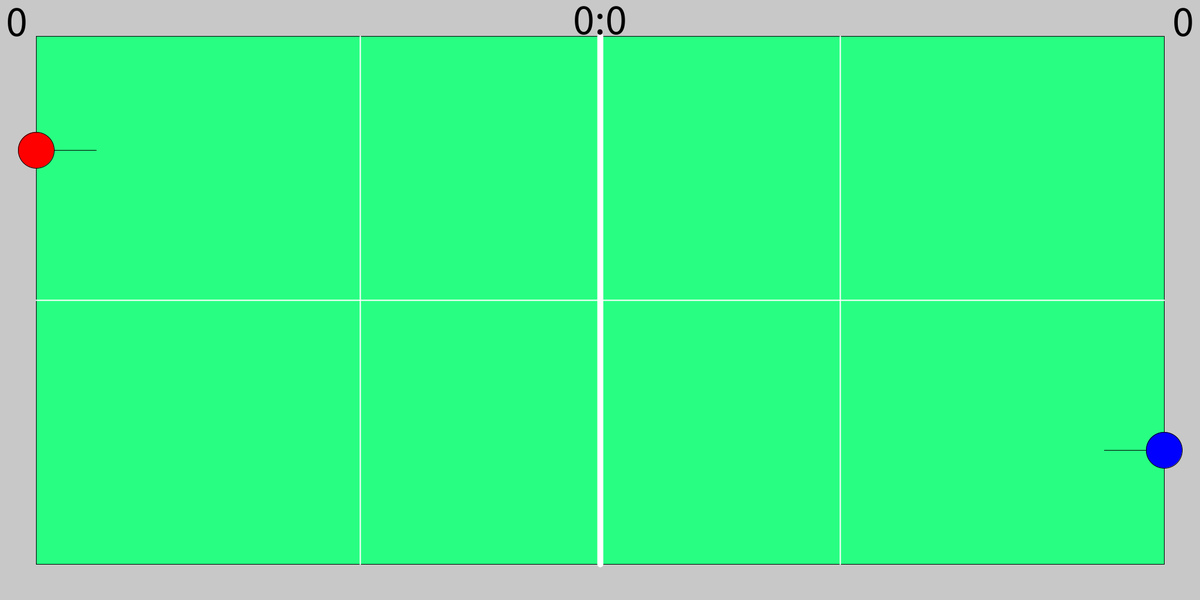
Frame 1 (no input)
Frame 60 (the mouse pressed at the canvas centre just before this capture): identical to frame 1, image omitted
Frame 120 (the mouse held since frame 60 and released just before this capture): identical to frame 1, image omitted

The Processing sketch that drew this single still picture (run headless with seeded random() and noise(); from frame 60 on, the mouse is pressed at the canvas centre):

// Processing sketch: tennis_boredom
// ── tennis_boredom.pde

//      red                  blue
int[] player1 = new int[2], player2 = new int[2], score = {0, 0}, games = {0, 0};
float[] prAgs = new float[2], ball = new float[4];

int out = 60, angWid = 100, serviceLine = 400, playerSize = 60, moveBall = 10, moveby = 10, ballWid = 30;

float angBy = 0.1;

boolean serving = true, playing = false, playerToHit = false;


int[] keys = {87, 83, 65, 68, 86, 67, 38, 40, 37, 39, 44, 46};

int[] scoring = {0, 15, 30, 40, 60};


boolean[] keysPressed = {
  false, // w
  false, // s
  false, // a
  false, // d
  false, // v
  false, // c
  
  false, // up
  false, // down
  false, // left
  false, // right
  false, // ,
  false, // .
};

void setup(){
  
  size(2000, 1000);
  
  player1[0] = playerSize;
  player1[1] = height/4;
  
  player2[0] = width-playerSize;
  player2[1] = 3*height/4;
  
  prAgs[0] = 0;
  prAgs[1] = (float)Math.PI;
  
}

void bkg(){
  fill(40, 255, 130);
  rect(out, out, width/2-out, height-2*out);
  rect(width/2, out, width/2-out, height-2*out);
  
  strokeWeight(10);
  stroke(255);
  line(width/2, out, width/2, height-out);
  
  strokeWeight(2);
  line(out, height/2, width-out, height/2);
  line(width/2 - serviceLine, out, width/2 - serviceLine, height-out);
  line(width/2 + serviceLine, out, width/2 + serviceLine, height-out);
 
  strokeWeight(1);
  stroke(0);
  
  frameRate(100);
  
}

void drawPlayers(){ // player1: wasd + qe, player2: arrow keys + shift/slash
  
  fill(0);
  line(player1[0], player1[1], cos(prAgs[0])*angWid + player1[0], sin(prAgs[0])*angWid + player1[1]);
  fill(255, 0, 0);
  ellipse(player1[0], player1[1], playerSize, playerSize);
  
  fill(0);
  line(player2[0], player2[1], cos(prAgs[1])*angWid + player2[0], sin(prAgs[1])*angWid + player2[1]);
  fill(0, 0, 255);
  ellipse(player2[0], player2[1], playerSize, playerSize);

}

void keyPressed(){
  for (int i = 0; i < 12; i++){
    if (keyCode == keys[i]){ keysPressed[i] = true; }
  }
}

void movePlayers(){
  
  if(player1[1] > playerSize/2 && keysPressed[0]) player1[1] -= moveby; // up
  if(player1[1] < height-playerSize/2 && keysPressed[1]) player1[1] += moveby; // down
  if(player1[0] > playerSize/2 && keysPressed[2]) player1[0] -= moveby; // left
  if(player1[0] < width/2-playerSize/2 && keysPressed[3]) player1[0] += moveby; // right
  
  if(player2[1] > playerSize/2 && keysPressed[6]) player2[1] -= moveby; // up
  if(player2[1] < height-playerSize/2 && keysPressed[7]) player2[1] += moveby; // down
  if(player2[0] > width/2 + playerSize/2 && keysPressed[8]) player2[0] -= moveby; // left 
  if(player2[0] < width-playerSize/2 && keysPressed[9])player2[0] += moveby; // right
  
  if(keysPressed[4] && prAgs[0] < Math.PI/2) prAgs[0] += angBy;
  if(keysPressed[5] && prAgs[0] > -Math.PI/2) prAgs[0] -= angBy;
  
  if(keysPressed[10] && prAgs[1] > Math.PI/2) prAgs[1] -= angBy;
  if(keysPressed[11] && prAgs[1] < 3*Math.PI/2) prAgs[1] += angBy;
  
}

void keyReleased(){
  for (int i = 0; i < 12; i++){
    if (keyCode == keys[i]){
      keysPressed[i] = false;
    }
  }
}

void showBall(){
  
  fill(255, 255, 0);
  ellipse(ball[0], ball[1], ballWid, ballWid);
  
  ball[0] += ball[2];
  ball[1] += ball[3];
  
  
  if (ball[0] > width || ball[0] < 0 || ball[1] < 0 || ball[1] > height){
    playing = false;
    playerToHit = !serving;
    if (ball[0] < width/2){
      score[1] ++;
    }else{
      score[0] ++;
    }
    
    if(score[0] == 4){
      score[0] = 0;
      score[1] = 0;
      games[0] ++;
      serving = !serving;
    }
    if(score[1] == 4){
      score[0] = 0;
      score[1] = 0;
      games[1] ++;
      serving = !serving;
    }
    
    
  }
  
  // player1
  if (playerToHit){
    if (sqrt(pow(ball[0] - player1[0], 2) + pow(ball[1] - player1[1], 2)) <= playerSize/2 + ballWid/2){
      ball[2] = cos(prAgs[0]) * moveBall;
      ball[3] = sin(prAgs[0]) * moveBall;
      playerToHit = !playerToHit;
    }
  }
  // player2
  else{
    if (sqrt(pow(ball[0] - player2[0], 2) + pow(ball[1] - player2[1], 2)) <= playerSize/2 + ballWid/2){
      ball[2] = cos(prAgs[1]) * moveBall;
      ball[3] = sin(prAgs[1]) * moveBall;
      playerToHit = !playerToHit;
    }
  }
  
}

void play(){
  
  if(!playing){
    
    if(keyPressed && key == ' '){
      if(serving){
        ball[0] = player1[0];
        ball[1] = player1[1];
        ball[2] = cos(prAgs[0]) * moveBall;
        ball[3] = sin(prAgs[0]) * moveBall;
        playing = true;
      }
      else{
        ball[0] = player2[0];
        ball[1] = player2[1];
        ball[2] = cos(prAgs[1]) * moveBall;
        ball[3] = sin(prAgs[1]) * moveBall;
        playing = true;
      }
    }
    
  }
  
  else{
    showBall();
  }
 
}

void draw(){
  background(200);
  bkg();
  movePlayers();
  drawPlayers();
  play();
  
  fill(0);
  textSize(72);
  textAlign(CENTER);
  text(scoring[score[0]] + ":" + scoring[score[1]], width/2, out-3);
  
  textAlign(LEFT);
  
  text(games[0], 10, out);
  text(games[1], width - 10 - textWidth(games[1]+""), out);

}
